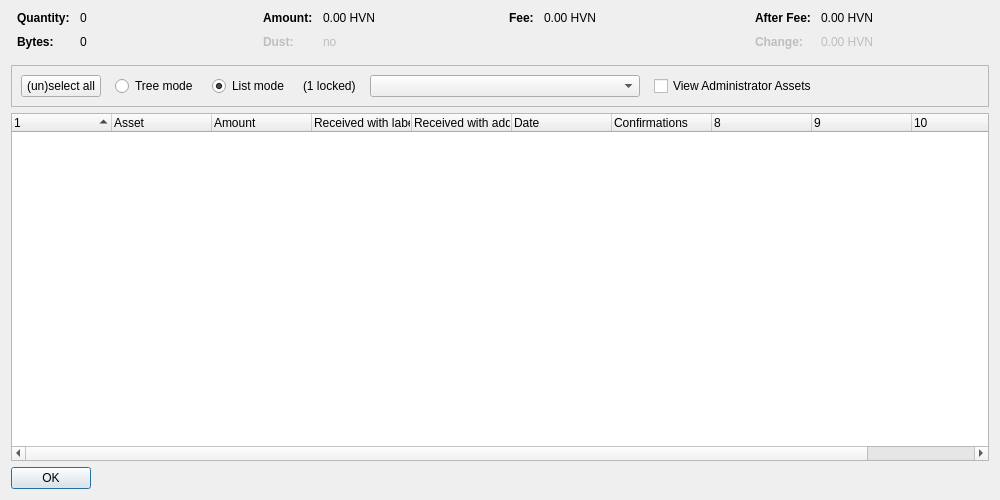
<?xml version="1.0" encoding="UTF-8"?>
<ui version="4.0">
 <class>AssetControlDialog</class>
 <widget class="QDialog" name="AssetControlDialog">
  <property name="geometry">
   <rect>
    <x>0</x>
    <y>0</y>
    <width>1000</width>
    <height>500</height>
   </rect>
  </property>
  <property name="windowTitle">
   <string>Asset Selection</string>
  </property>
  <layout class="QVBoxLayout" name="verticalLayout">
   <item>
    <layout class="QHBoxLayout" name="horizontalLayoutTop" stretch="0,0,0,0">
     <property name="topMargin">
      <number>0</number>
     </property>
     <property name="bottomMargin">
      <number>10</number>
     </property>
     <item>
      <layout class="QFormLayout" name="formLayoutAssetControl1">
       <property name="horizontalSpacing">
        <number>10</number>
       </property>
       <property name="verticalSpacing">
        <number>10</number>
       </property>
       <property name="leftMargin">
        <number>6</number>
       </property>
       <property name="rightMargin">
        <number>6</number>
       </property>
       <item row="0" column="0">
        <widget class="QLabel" name="labelAssetControlQuantityText">
         <property name="font">
          <font>
           <weight>75</weight>
           <bold>true</bold>
          </font>
         </property>
         <property name="text">
          <string>Quantity:</string>
         </property>
        </widget>
       </item>
       <item row="0" column="1">
        <widget class="QLabel" name="labelAssetControlQuantity">
         <property name="cursor">
          <cursorShape>IBeamCursor</cursorShape>
         </property>
         <property name="contextMenuPolicy">
          <enum>Qt::ActionsContextMenu</enum>
         </property>
         <property name="text">
          <string notr="true">0</string>
         </property>
         <property name="textInteractionFlags">
          <set>Qt::LinksAccessibleByMouse|Qt::TextSelectableByKeyboard|Qt::TextSelectableByMouse</set>
         </property>
        </widget>
       </item>
       <item row="1" column="0">
        <widget class="QLabel" name="labelAssetControlBytesText">
         <property name="font">
          <font>
           <weight>75</weight>
           <bold>true</bold>
          </font>
         </property>
         <property name="text">
          <string>Bytes:</string>
         </property>
        </widget>
       </item>
       <item row="1" column="1">
        <widget class="QLabel" name="labelAssetControlBytes">
         <property name="cursor">
          <cursorShape>IBeamCursor</cursorShape>
         </property>
         <property name="contextMenuPolicy">
          <enum>Qt::ActionsContextMenu</enum>
         </property>
         <property name="text">
          <string notr="true">0</string>
         </property>
         <property name="textInteractionFlags">
          <set>Qt::LinksAccessibleByMouse|Qt::TextSelectableByKeyboard|Qt::TextSelectableByMouse</set>
         </property>
        </widget>
       </item>
      </layout>
     </item>
     <item>
      <layout class="QFormLayout" name="formLayoutAssetControl2">
       <property name="horizontalSpacing">
        <number>10</number>
       </property>
       <property name="verticalSpacing">
        <number>10</number>
       </property>
       <property name="leftMargin">
        <number>6</number>
       </property>
       <property name="rightMargin">
        <number>6</number>
       </property>
       <item row="0" column="0">
        <widget class="QLabel" name="labelAssetControlAmountText">
         <property name="font">
          <font>
           <weight>75</weight>
           <bold>true</bold>
          </font>
         </property>
         <property name="text">
          <string>Amount:</string>
         </property>
        </widget>
       </item>
       <item row="0" column="1">
        <widget class="QLabel" name="labelAssetControlAmount">
         <property name="cursor">
          <cursorShape>IBeamCursor</cursorShape>
         </property>
         <property name="contextMenuPolicy">
          <enum>Qt::ActionsContextMenu</enum>
         </property>
         <property name="text">
          <string notr="true">0.00 HVN</string>
         </property>
         <property name="textInteractionFlags">
          <set>Qt::LinksAccessibleByMouse|Qt::TextSelectableByKeyboard|Qt::TextSelectableByMouse</set>
         </property>
        </widget>
       </item>
       <item row="1" column="0">
        <widget class="QLabel" name="labelAssetControlLowOutputText">
         <property name="enabled">
          <bool>false</bool>
         </property>
         <property name="font">
          <font>
           <weight>75</weight>
           <bold>true</bold>
          </font>
         </property>
         <property name="text">
          <string>Dust:</string>
         </property>
        </widget>
       </item>
       <item row="1" column="1">
        <widget class="QLabel" name="labelAssetControlLowOutput">
         <property name="enabled">
          <bool>false</bool>
         </property>
         <property name="cursor">
          <cursorShape>IBeamCursor</cursorShape>
         </property>
         <property name="contextMenuPolicy">
          <enum>Qt::ActionsContextMenu</enum>
         </property>
         <property name="text">
          <string notr="true">no</string>
         </property>
         <property name="textInteractionFlags">
          <set>Qt::LinksAccessibleByMouse|Qt::TextSelectableByKeyboard|Qt::TextSelectableByMouse</set>
         </property>
        </widget>
       </item>
      </layout>
     </item>
     <item>
      <layout class="QFormLayout" name="formLayoutAssetControl3">
       <property name="horizontalSpacing">
        <number>10</number>
       </property>
       <property name="verticalSpacing">
        <number>10</number>
       </property>
       <property name="leftMargin">
        <number>6</number>
       </property>
       <property name="rightMargin">
        <number>6</number>
       </property>
       <item row="0" column="0">
        <widget class="QLabel" name="labelAssetControlFeeText">
         <property name="font">
          <font>
           <weight>75</weight>
           <bold>true</bold>
          </font>
         </property>
         <property name="text">
          <string>Fee:</string>
         </property>
        </widget>
       </item>
       <item row="0" column="1">
        <widget class="QLabel" name="labelAssetControlFee">
         <property name="cursor">
          <cursorShape>IBeamCursor</cursorShape>
         </property>
         <property name="contextMenuPolicy">
          <enum>Qt::ActionsContextMenu</enum>
         </property>
         <property name="text">
          <string notr="true">0.00 HVN</string>
         </property>
         <property name="textInteractionFlags">
          <set>Qt::LinksAccessibleByMouse|Qt::TextSelectableByKeyboard|Qt::TextSelectableByMouse</set>
         </property>
        </widget>
       </item>
      </layout>
     </item>
     <item>
      <layout class="QFormLayout" name="formLayoutAssetControl4">
       <property name="horizontalSpacing">
        <number>10</number>
       </property>
       <property name="verticalSpacing">
        <number>10</number>
       </property>
       <property name="leftMargin">
        <number>6</number>
       </property>
       <property name="rightMargin">
        <number>6</number>
       </property>
       <item row="0" column="0">
        <widget class="QLabel" name="labelAssetControlAfterFeeText">
         <property name="font">
          <font>
           <weight>75</weight>
           <bold>true</bold>
          </font>
         </property>
         <property name="text">
          <string>After Fee:</string>
         </property>
        </widget>
       </item>
       <item row="0" column="1">
        <widget class="QLabel" name="labelAssetControlAfterFee">
         <property name="cursor">
          <cursorShape>IBeamCursor</cursorShape>
         </property>
         <property name="contextMenuPolicy">
          <enum>Qt::ActionsContextMenu</enum>
         </property>
         <property name="text">
          <string notr="true">0.00 HVN</string>
         </property>
         <property name="textInteractionFlags">
          <set>Qt::LinksAccessibleByMouse|Qt::TextSelectableByKeyboard|Qt::TextSelectableByMouse</set>
         </property>
        </widget>
       </item>
       <item row="1" column="0">
        <widget class="QLabel" name="labelAssetControlChangeText">
         <property name="enabled">
          <bool>false</bool>
         </property>
         <property name="font">
          <font>
           <weight>75</weight>
           <bold>true</bold>
          </font>
         </property>
         <property name="text">
          <string>Change:</string>
         </property>
        </widget>
       </item>
       <item row="1" column="1">
        <widget class="QLabel" name="labelAssetControlChange">
         <property name="enabled">
          <bool>false</bool>
         </property>
         <property name="cursor">
          <cursorShape>IBeamCursor</cursorShape>
         </property>
         <property name="contextMenuPolicy">
          <enum>Qt::ActionsContextMenu</enum>
         </property>
         <property name="text">
          <string notr="true">0.00 HVN</string>
         </property>
         <property name="textInteractionFlags">
          <set>Qt::LinksAccessibleByMouse|Qt::TextSelectableByKeyboard|Qt::TextSelectableByMouse</set>
         </property>
        </widget>
       </item>
      </layout>
     </item>
    </layout>
   </item>
   <item>
    <widget class="QFrame" name="frame">
     <property name="minimumSize">
      <size>
       <width>0</width>
       <height>40</height>
      </size>
     </property>
     <property name="frameShape">
      <enum>QFrame::StyledPanel</enum>
     </property>
     <property name="frameShadow">
      <enum>QFrame::Sunken</enum>
     </property>
     <layout class="QHBoxLayout" name="horizontalLayout">
      <item>
       <layout class="QHBoxLayout" name="horizontalLayoutPanel" stretch="0,0,0,0,0,0,0">
        <property name="spacing">
         <number>14</number>
        </property>
        <item>
         <widget class="QPushButton" name="pushButtonSelectAll">
          <property name="sizePolicy">
           <sizepolicy hsizetype="Maximum" vsizetype="Fixed">
            <horstretch>0</horstretch>
            <verstretch>0</verstretch>
           </sizepolicy>
          </property>
          <property name="text">
           <string>(un)select all</string>
          </property>
          <property name="autoDefault">
           <bool>false</bool>
          </property>
         </widget>
        </item>
        <item>
         <widget class="QRadioButton" name="radioTreeMode">
          <property name="sizePolicy">
           <sizepolicy hsizetype="Maximum" vsizetype="Fixed">
            <horstretch>0</horstretch>
            <verstretch>0</verstretch>
           </sizepolicy>
          </property>
          <property name="text">
           <string>Tree mode</string>
          </property>
         </widget>
        </item>
        <item>
         <widget class="QRadioButton" name="radioListMode">
          <property name="sizePolicy">
           <sizepolicy hsizetype="Maximum" vsizetype="Fixed">
            <horstretch>0</horstretch>
            <verstretch>0</verstretch>
           </sizepolicy>
          </property>
          <property name="text">
           <string>List mode</string>
          </property>
          <property name="checked">
           <bool>true</bool>
          </property>
         </widget>
        </item>
        <item>
         <widget class="QLabel" name="labelLocked">
          <property name="text">
           <string notr="true">(1 locked)</string>
          </property>
         </widget>
        </item>
        <item>
         <widget class="QComboBox" name="assetList">
          <property name="minimumContentsLength">
           <number>30</number>
          </property>
         </widget>
        </item>
        <item>
         <widget class="QCheckBox" name="viewAdministrator">
          <property name="toolTip">
           <string>View assets that you have the ownership asset for</string>
          </property>
          <property name="text">
           <string>View Administrator Assets</string>
          </property>
         </widget>
        </item>
        <item>
         <spacer name="horizontalSpacer">
          <property name="orientation">
           <enum>Qt::Horizontal</enum>
          </property>
          <property name="sizeHint" stdset="0">
           <size>
            <width>40</width>
            <height>20</height>
           </size>
          </property>
         </spacer>
        </item>
       </layout>
      </item>
     </layout>
    </widget>
   </item>
   <item>
    <widget class="AssetControlTreeWidget" name="treeWidget">
     <property name="contextMenuPolicy">
      <enum>Qt::CustomContextMenu</enum>
     </property>
     <property name="sortingEnabled">
      <bool>false</bool>
     </property>
     <property name="columnCount">
      <number>11</number>
     </property>
     <attribute name="headerShowSortIndicator" stdset="0">
      <bool>true</bool>
     </attribute>
     <attribute name="headerStretchLastSection">
      <bool>false</bool>
     </attribute>
     <column>
      <property name="text">
       <string/>
      </property>
     </column>
     <column>
      <property name="text">
       <string>Asset</string>
      </property>
     </column>
     <column>
      <property name="text">
       <string>Amount</string>
      </property>
     </column>
     <column>
      <property name="text">
       <string>Received with label</string>
      </property>
     </column>
     <column>
      <property name="text">
       <string>Received with address</string>
      </property>
     </column>
     <column>
      <property name="text">
       <string>Date</string>
      </property>
     </column>
     <column>
      <property name="text">
       <string>Confirmations</string>
      </property>
      <property name="toolTip">
       <string>Confirmed</string>
      </property>
     </column>
     <column>
      <property name="text">
       <string/>
      </property>
     </column>
     <column>
      <property name="text">
       <string/>
      </property>
     </column>
     <column>
      <property name="text">
       <string/>
      </property>
     </column>
     <column>
      <property name="text">
       <string/>
      </property>
     </column>
    </widget>
   </item>
   <item>
    <widget class="QDialogButtonBox" name="buttonBox">
     <property name="sizePolicy">
      <sizepolicy hsizetype="Maximum" vsizetype="Fixed">
       <horstretch>0</horstretch>
       <verstretch>0</verstretch>
      </sizepolicy>
     </property>
     <property name="orientation">
      <enum>Qt::Horizontal</enum>
     </property>
     <property name="standardButtons">
      <set>QDialogButtonBox::Ok</set>
     </property>
    </widget>
   </item>
  </layout>
 </widget>
 <customwidgets>
  <customwidget>
   <class>AssetControlTreeWidget</class>
   <extends>QTreeWidget</extends>
   <header location="global">assetcontroltreewidget.h</header>
  </customwidget>
 </customwidgets>
 <resources/>
 <connections/>
</ui>
